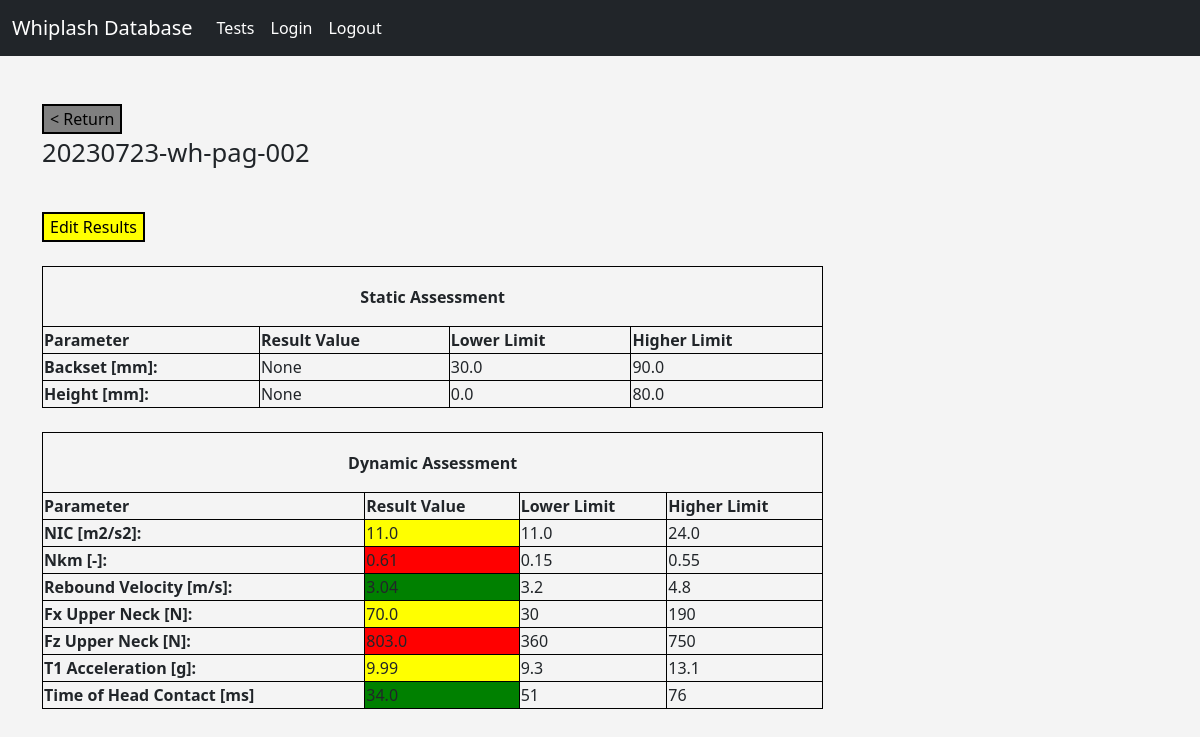
/test/2 (signed in), run on an earlier commit of the app's database.
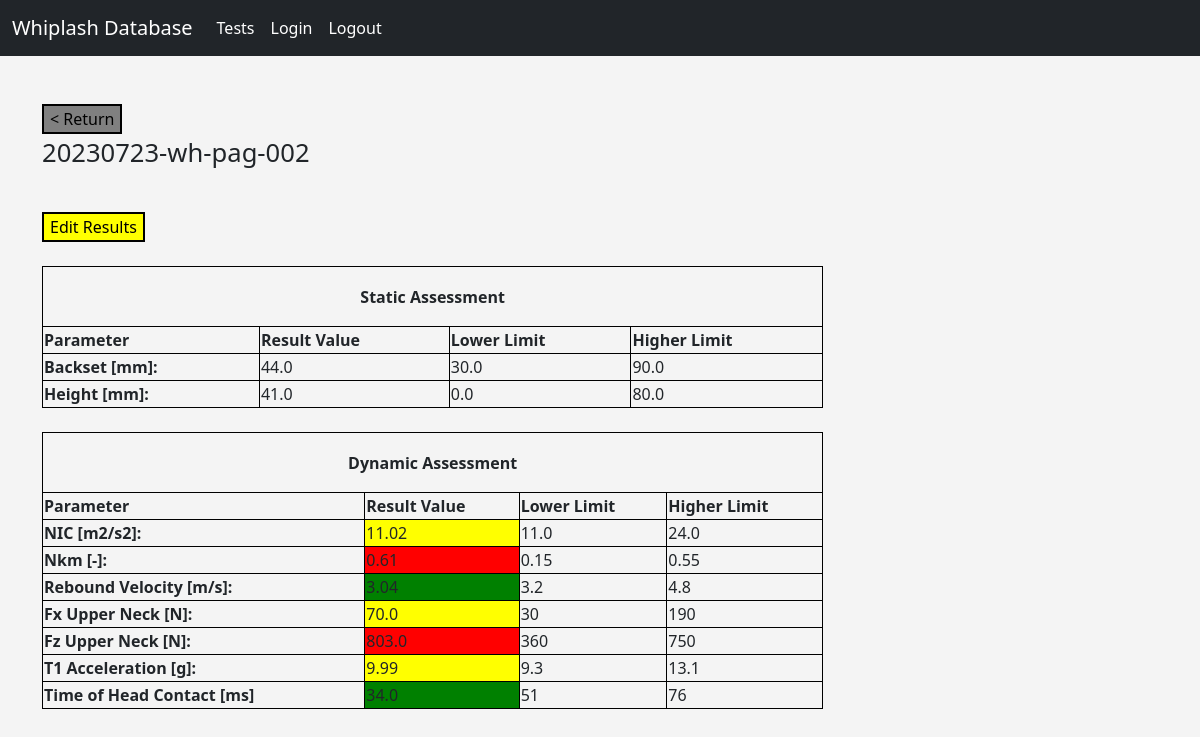
And on a later commit of the database.
### models.py (models this page shows, shortened)
class Test(db.Model):
    id = db.Column(db.Integer, primary_key=True)
    label = db.Column(db.String(128), index=True, unique=False)
    pulse_id = db.Column(db.Integer, db.ForeignKey('pulse.id'))
    sample_id = db.Column(db.Integer, db.ForeignKey('sample.id'))
    result_id = db.relationship('Result', backref='test', uselist=False, cascade='all, delete, delete-orphan')

class Result(db.Model):
    id = db.Column(db.Integer, primary_key=True)
    backset = db.Column(db.Float, unique=False)
    height = db.Column(db.Float, unique=False)
    NIC = db.Column(db.Float, index=False, unique=False)
    Nkm = db.Column(db.Float, index=False, unique=False)
    rebound_velocity = db.Column(db.Float, index=False, unique=False)
    Fx_upper_neck = db.Column(db.Float, index=False, unique=False)
    Fz_upper_neck = db.Column(db.Float, index=False, unique=False)
    T1_acceleration = db.Column(db.Float, index=False, unique=False)
    time_head_contact = db.Column(db.Float, index=False, unique=False)
    test_id = db.Column(db.Integer, db.ForeignKey('test.id'))

### routes.py (the view)
@app.route('/test/<int:id>', methods=['GET', 'POST'])
@login_required
def test(id):
    test_data = Test.query.get(id)
    result_data = Result.query.get(id)
    pulse_data = Pulse.query.get(Test.query.get(id).pulse_id)
    return render_template('result.html', template_test=test_data, template_result=result_data,
                           template_pulse=pulse_data)

### routes.py (called while the page is built)
@login_manager.user_loader
def load_user(user_id):
    return User.query.get(int(user_id))

### templates/result.html (shortened to what this page needs)
{% extends "base.html"  %}
{%block content%}
    <br>
    <div>
        <a href="{{url_for('profile')}}"> <button class="button button1"> < Return </button> </a>
        <p style="font-size:160%;"> {{template_test.label}} </p>
    </div>
    <br>
    <div>
    <a href="{{url_for('update', id=template_result.id) }}"> <button class="button button2">Edit Results</button> </a>
    </div>
    {% if template_pulse.severity == 'Low' %}
        {% include 'result_template_low.html' %}
    {% elif template_pulse.severity == 'Medium' %}
        {% include 'result_template_medium.html' %}
    {% else %}
        {% include 'result_template_high.html' %}
    {% endif %}
{%endblock%}

### templates/base.html (shortened to what this page needs)
<!DOCTYPE html>
<!doctype html>
<html lang="en">
  <head>
    <link href="https://cdn.jsdelivr.net/npm/bootstrap@5.0.2/dist/css/bootstrap.min.css" rel="stylesheet">
    <link href="{{url_for('static', filename='css/style.css') }}" rel="stylesheet">
  </head>
  <body>
    {% include 'navbar.html' %}
    <div class="container">
      {% block content %}
      {% endblock %}
    </div>
  </body>
</html>

### templates/navbar.html (shortened to what this page needs)
<nav class="navbar navbar-expand-lg navbar-dark bg-dark">
  <div class="container-fluid">
    <a class="navbar-brand" href="/">Whiplash Database </a>
    <div class="collapse navbar-collapse" id="navbarSupportedContent">
      <ul class="navbar-nav me-auto mb-2 mb-lg-0">
        <li class="nav-item">
          <a class="nav-link active" aria-current="page" href="/profile"> Tests </a>
        </li>
        <li class="nav-item">
          <a class="nav-link active" aria-current="page" href="/login"> Login </a>
        </li>
        <li class="nav-item">
          <a class="nav-link active" aria-current="page" href="/logout"> Logout </a>
        </li>
      </ul>
    </div>
  </div>
</nav>

### templates/result_template_medium.html (shortened to what this page needs)
{% set backset_Bottom = 30.0 %}
{% set backset_Top = 90.0 %}
{% set height_Bottom = 0.0 %}
{% set height_Top = 80.0 %}
{% set NIC_Bottom_Medium = 11.0 %}
{% set NIC_Top_Medium = 24.0 %}
{% set Nkm_Bottom_Medium = 0.15 %}
{% set Nkm_Top_Medium = 0.55 %}
{% set Rebound_Vel_Bottom_Medium = 3.2 %}
{% set Rebound_Vel_Top_Medium = 4.80 %}
{% set Fx_UN_Bottom_Medium = 30 %}
{% set Fx_UN_Top_Medium = 190 %}
{% set Fz_UN_Bottom_Medium = 360 %}
{% set Fz_UN_Top_Medium = 750 %}
{% set T1_acc_Bottom_Medium = 9.3 %}
{% set T1_acc_Top_Medium = 13.1 %}
{% set Time_Cont_Bottom_Medium = 51 %}
{% set Time_Cont_Top_Medium = 76 %}
<table style="width:70%">
            <tr height="60px">
                <th colspan="4" style="text-align: center">
                    Static Assessment
                </th>
            </tr>
            <tr>
                <th>Parameter</th>
                <th>Result Value</th>
                <th>Lower Limit</th>
                <th>Higher Limit</th>
            </tr>
            <tr>
                <th> Backset [mm]: </th>
                    <td> {{template_result.backset}} </td>
                    <td> {{backset_Bottom}} </td>
                    <td> {{backset_Top}} </td>
            </tr>
            <tr>
                <th> Height [mm]: </th>
                    <td> {{template_result.height}} </td>
                    <td> {{height_Bottom}} </td>
                    <td> {{height_Top}} </td>
            </tr>
</table>
<table style="width:70%">
            <tr height="60px">
                <th colspan="4" style="text-align: center">
                    Dynamic Assessment
                </th>
            </tr>
            <tr>
                <th>Parameter</th>
                <th>Result Value</th>
                <th>Lower Limit</th>
                <th>Higher Limit</th>
            </tr>
            <tr>
                <th> NIC [m2/s2]: </th>
                {% if template_result.NIC < NIC_Bottom_Medium %}
                    <td bgcolor="green"> {{template_result.NIC}} </td>
                {%elif ((template_result.NIC >= NIC_Bottom_Medium) and (template_result.NIC < NIC_Top_Medium)) %}
                    <td bgcolor="yellow"> {{template_result.NIC}} </td>
                {% else %}
                    <td bgcolor="red"> {{template_result.NIC}} </td>
                {%endif%}
                <td> {{NIC_Bottom_Medium}} </td>
                <td> {{NIC_Top_Medium}} </td>
            </tr>
            <tr>
                <th> Nkm [-]: </th>
             {% if template_result.Nkm < Nkm_Bottom_Medium %}
                    <td bgcolor="green"> {{template_result.Nkm}} </td>
                {%elif ((template_result.Nkm >= Nkm_Bottom_Medium) and (template_result.Nkm < Nkm_Top_Medium)) %}
                    <td bgcolor="yellow"> {{template_result.Nkm}} </td>
                {% else %}
                    <td bgcolor="red"> {{template_result.Nkm}} </td>
                {%endif%}
                <td> {{Nkm_Bottom_Medium}} </td>
                <td> {{Nkm_Top_Medium}} </td>
            </tr>
            <tr>
                <th> Rebound Velocity [m/s]: </th>
                {% if template_result.rebound_velocity < Rebound_Vel_Bottom_Medium %}
                    <td bgcolor="green"> {{template_result.rebound_velocity}} </td>
                {%elif ((template_result.rebound_velocity >= Rebound_Vel_Bottom_Medium) and (template_result.rebound_velocity < Rebound_Vel_Top_Medium)) %}
                    <td bgcolor="yellow"> {{template_result.rebound_velocity}} </td>
                {% else %}
                    <td bgcolor="red"> {{template_result.rebound_velocity}} </td>
                {%endif%}
                <td> {{Rebound_Vel_Bottom_Medium}} </td>
                <td> {{Rebound_Vel_Top_Medium}} </td>
            </tr>
            <tr>
                <th> Fx Upper Neck [N]: </th>
                {% if template_result.Fx_upper_neck < Fx_UN_Bottom_Medium %}
                    <td bgcolor="green"> {{template_result.Fx_upper_neck}} </td>
                {%elif ((template_result.Fx_upper_neck >= Fx_UN_Bottom_Medium) and (template_result.Fx_upper_neck < Fx_UN_Top_Medium)) %}
                    <td bgcolor="yellow"> {{template_result.Fx_upper_neck}} </td>
                {% else %}
                    <td bgcolor="red"> {{template_result.Fx_upper_neck}} </td>
                {%endif%}
                <td> {{Fx_UN_Bottom_Medium}} </td>
                <td> {{Fx_UN_Top_Medium}} </td>
            </tr>
            <tr>
                <th> Fz Upper Neck [N]: </th>
                 {% if template_result.Fz_upper_neck < Fz_UN_Bottom_Medium %}
                    <td bgcolor="green"> {{template_result.Fz_upper_neck}} </td>
                {%elif ((template_result.Fz_upper_neck >= Fz_UN_Bottom_Medium) and (template_result.Fz_upper_neck < Fz_UN_Top_Medium)) %}
                    <td bgcolor="yellow"> {{template_result.Fz_upper_neck}} </td>
                {% else %}
                    <td bgcolor="red"> {{template_result.Fz_upper_neck}} </td>
                {%endif%}
                <td> {{Fz_UN_Bottom_Medium}} </td>
                <td> {{Fz_UN_Top_Medium}} </td>
            </tr>
            <tr>
                <th> T1 Acceleration [g]: </th>
                {% if template_result.T1_acceleration < T1_acc_Bottom_Medium %}
                    <td bgcolor="green"> {{template_result.T1_acceleration}} </td>
                {%elif ((template_result.T1_acceleration >= T1_acc_Bottom_Medium) and (template_result.T1_acceleration < T1_acc_Top_Medium)) %}
                    <td bgcolor="yellow"> {{template_result.T1_acceleration}} </td>
                {% else %}
                    <td bgcolor="red"> {{template_result.T1_acceleration}} </td>
                {%endif%}
                <td> {{T1_acc_Bottom_Medium}} </td>
                <td> {{T1_acc_Top_Medium}} </td>
            </tr>
            <tr>
                <th> Time of Head Contact [ms] </th>
                {% if template_result.time_head_contact < Time_Cont_Bottom_Medium %}
                    <td bgcolor="green"> {{template_result.time_head_contact}} </td>
                {%elif ((template_result.time_head_contact >= Time_Cont_Bottom_Medium) and (template_result.time_head_contact < Time_Cont_Top_Medium)) %}
                    <td bgcolor="yellow"> {{template_result.time_head_contact}} </td>
                {% else %}
                    <td bgcolor="red"> {{template_result.time_head_contact}} </td>
                {%endif%}
                <td> {{Time_Cont_Bottom_Medium}} </td>
                <td> {{Time_Cont_Top_Medium}} </td>
            </tr>
</table>

### static/css/style.css (style rules this page uses)
body { background: #f4f4f4; }

### templates/result.html (style rules this page uses)
table, th, td { border:1px solid black; }
.button1 { background-color: grey; color: black; border: 2px solid black; }
.button2 { background-color: yellow; color: black; border: 2px solid black; }

What changed in the data, as far as the page shows it:
changed Result: backset "None" → "44.0"; height "None" → "41.0"; NIC "11.0" → "11.02"
